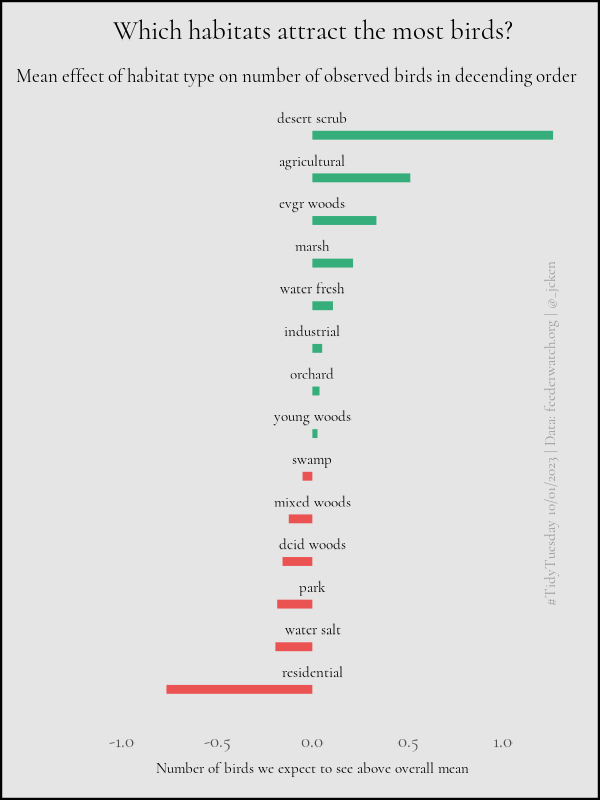

Reproduce this figure in R.
# packages & data ----

library(tidyverse)
library(janitor)
library(broom)
library(showtext)

feederwatch <- readr::read_csv('https://raw.githubusercontent.com/rfordatascience/tidytuesday/master/data/2023/2023-01-10/PFW_2021_public.csv')
site_data <- readr::read_csv('https://raw.githubusercontent.com/rfordatascience/tidytuesday/master/data/2023/2023-01-10/PFW_count_site_data_public_2021.csv')

# fonts & colours ----
showtext_auto()
font_add_google("Cormorant")
main_font <- "Cormorant"

neg <- "#EB5353"
pos <- "#36AE7C"
bg <- "grey90"
# wrangling ----

habitat <- site_data %>%
  select(loc_id, "hab_dcid_woods":"hab_marsh") %>%
  drop_na() %>%
  distinct()

model_data <- feederwatch %>%
  clean_names() %>% 
  filter(valid == 1) %>%
  left_join(habitat, by = "loc_id") %>%
  select(obs_id, how_many, loc_id, "hab_dcid_woods":"hab_marsh") %>%
  group_by(obs_id) %>%
  mutate(across("hab_dcid_woods":"hab_marsh", ~ max(.x))) %>% 
  ungroup() %>%
  distinct() %>% 
  select(how_many, hab_dcid_woods:hab_marsh)

model_summary <- lm(how_many ~ ., data = model_data) %>%
  tidy() %>%
  slice(-1) %>%
  mutate(abs_estimate = abs(estimate),
         is_positive = (estimate > 0),
         term = str_sub(term, 5),
         term = str_replace(term, "_", " "))
  
# plot ---- 
x0 <- max(model_summary$abs_estimate)

title <- "Which habitats attract the most birds?"
subtitle <- "Mean effect of habitat type on number of observed birds in decending order"


p <- model_summary %>%
  ggplot() + 
  ggtitle(title,
         subtitle) +
  geom_linerange(aes(y = reorder(term, estimate), 
                     xmin = 0, xmax = estimate,
                     colour = !is_positive), linewidth = 1) +
  scale_color_manual(values = c(pos, neg)) +
  geom_text(
    mapping = aes(x = 0, y = term, label = term),
    hjust = 0.5,
    nudge_y = 0.4,
    size = 4,
    family = main_font) +
  annotate("text", x = 1.25, y = 7,
           label = "#TidyTuesday 10/01/2023 | Data: feederwatch.org | @_jcken",
           family = main_font, angle = 90, color = "grey60") +
  xlab("Number of birds we expect to see above overall mean") +
  ylab("") +
  xlim(-x0, x0) +
  scale_y_discrete(breaks = NULL) +
  theme_minimal() +
  theme(legend.position = "n",
        plot.title = element_text(hjust = 0.5,
                                  family = main_font,
                                  size = 20),
        plot.subtitle = element_text(hjust = 1,
                                     family = main_font,
                                     size = 14),
        text = element_text(family = main_font),
        panel.grid = element_blank(),
        plot.background = element_rect(fill = bg),
        panel.background = element_rect(fill = bg, colour = bg),
        axis.text.x = element_text(size = 14))
# save ----

ggsave("~/tidytuesday/2023/2023-01-10/2023-01-10.png",
       plot = p,
       width = 600,
       height = 800,
       unit = "px")
